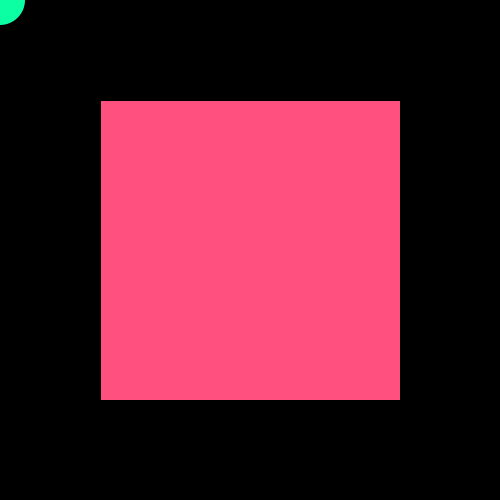
Frame 1 (no input)
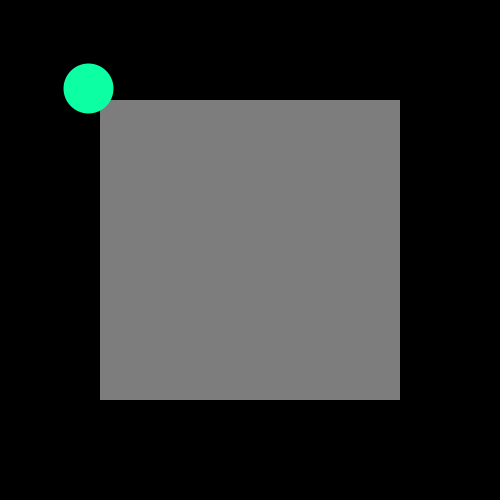
Frame 60 (the mouse pressed at the canvas centre just before this capture)
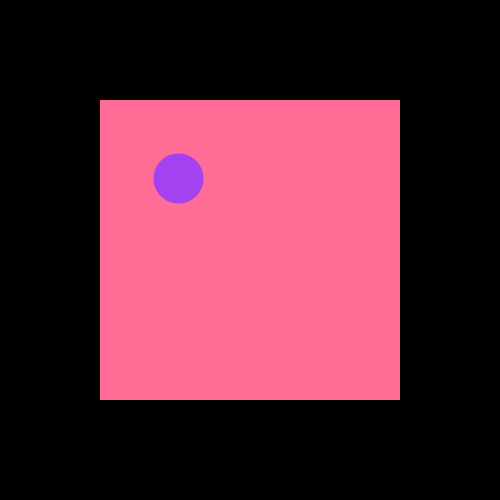
Frame 120 (the mouse held since frame 60 and released just before this capture)

The Processing sketch that drew these frames (run headless with seeded random() and noise(); from frame 60 on, the mouse is pressed at the canvas centre):

// Processing sketch: BurnettProject1
// ── BurnettProject1.pde
////////////////////////////////////////
//Julia Burnett - Project 1 - 2/9/2021//
////////////////////////////////////////

//Module 1 - Processing Review Assignment

//this shows the colors used
color bgc = color(0);
color ballColor = color(13,255,164);
color boxColor = color (255,80,127);
color textColor = color(70,255,10);

//this shows the boxes dimensions
float boxX = 100;
float boxY = 100;
float boxW = 300;
float boxH = 300;

String t = "Congrats! You choose '" + ballColor + "'";
float textX = 100;
float textY = 50;
float textW = 100;
float textH = 100;

float circleX = 0;
float circleY = 0;
float circleW = 50;
float circleH = 50;
float xSpeed = 1.5;
float ySpeed = 1.5;



void setup() {
  size(500, 500);

}

void draw() {
  background(bgc);
  
  fill(boxColor);
  rect(boxX, boxY, boxW, boxH);
  
  if (mouseIsOverBox()) {
  boxColor = color(255,108,150);

  } else {
    boxColor = color(125);
  }
  
  noStroke();
  
  fill(ballColor);
  
  ellipse(circleX, circleY , circleW, circleH);
  
  circleX = circleX + xSpeed;
  circleY = circleY + ySpeed;

  //bounce off left and right
  if(circleX < 0 || circleX > width){
    xSpeed = xSpeed * -1;
  }

  // bounce off top and bottom
  if(circleY < 0 || circleY > height) {
    ySpeed = ySpeed * -1;
  }
  
 
  
}


void mousePressed() {
  ballColor = color(random(255),random(255),random(255));
  
  fill(textColor);
  textSize(20);
  textAlign(CENTER, CENTER);
  //text(t, textX, textY, textW, textH);  // Text wraps within text box
  
}

void keyPressed() {
  bgc = color(random(255),random(255),random(255));
  println("Congrats, you pressed '" + key + "' key");
}

boolean mouseIsOverBox() {
  if (((mouseX > boxX) && (mouseX < (boxX + boxW))) && ((mouseY > boxY) && (mouseY < (boxY + boxH)))) {
    return true;
  } else {
    return false;
  }
}
